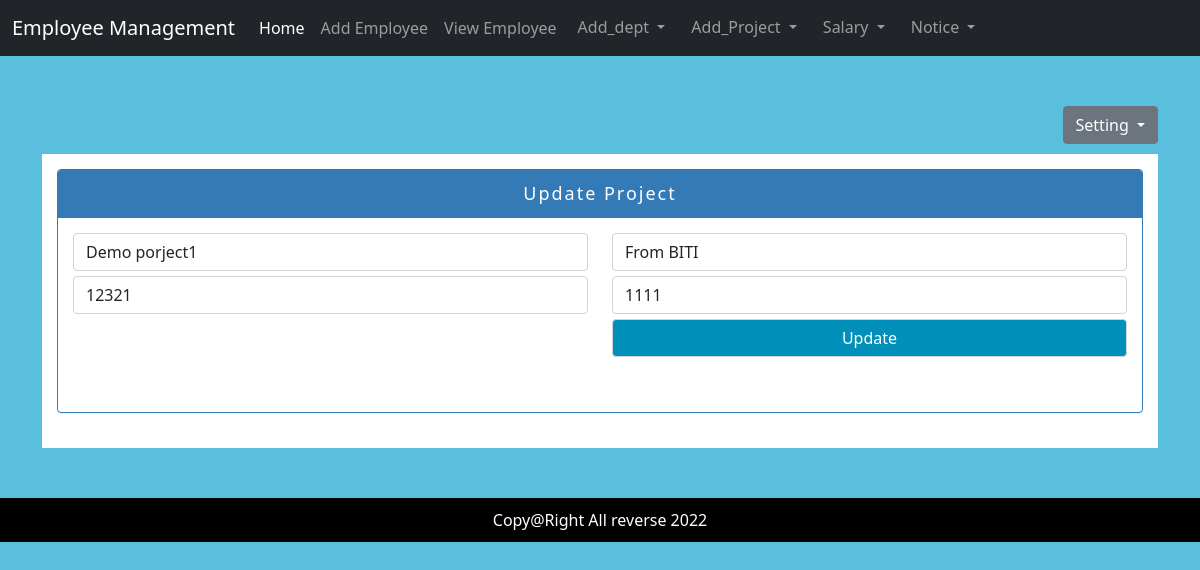
The app's page /updateProject.php?edit=7 (signed in) with its own data.
### tables this page shows
CREATE TABLE `project` (
  `id` int(11) NOT NULL,
  `project_name` varchar(200) NOT NULL,
  `project_id` varchar(200) NOT NULL,
  `project_location` varchar(200) NOT NULL,
  `dept_id` varchar(200) NOT NULL
);

### updateProject.php (the view, shortened to what this page needs)
<?php
  include 'connection/db.php';
?>
<?php include 'inc/header.php' ?>
    <section style="margin-bottom: 10px;" id="">
      <div class="container">
        <div class="deshbord">
          <div class="row">
           <div class="col-md-6">
          </div>
          <div class="col-md-6">
            <div class="Profile">
              <div class="dropdown">
                <button class="btn btn-secondary dropdown-toggle" type="button" id="dropdownMenuButton2" data-bs-toggle="dropdown" aria-expanded="false">
                  Setting
                </button>
              </div>
            </div>
          </div>
        </div>
        </div>
      </div>
    </section>
    <section id="body">
      <div class="container">
        <div class="row">
          <div class="col-md-12">
            <div class="from-1">
               <div class="panel panel-primary">
                  <div class="panel-heading">Update Project</div>
                  <div class="panel-body">
                     <?php
                      if (isset($_GET['edit'])) {
                        $i = $_GET['edit'];
                        $sql4 = "SELECT * FROM project WHERE id = '$i'";
                        $run4 = mysqli_query($cn,$sql4);
                        $row = mysqli_fetch_array($run4);
                  ?>
                    <form action="" method="post">
                    <div class="row">
                  <div class="col-md-6">
                    <input type="text" name="project_name" class="form-control" id="inputEmail4" value="<?php echo $row['project_name']; ?>">
                    <input type="text" name="project_id" class="form-control" id="inputEmail4" value="<?php echo $row['project_id']; ?>">
                  </div>
                  <div class="col-md-6">
                    <input type="text" name="project_location" class="form-control" id="inputEmail4" value="<?php echo $row['project_location']; ?>">
                    <input type="text" name="dept_id" class="form-control" id="inputEmail4" value="<?php echo $row['dept_id']; ?>">
                    <input style="width: 100% !important;" type="submit" name="update" id="login-btn" class="form-control" value="Update">
                    <br>
                  </div>
                </div>
                </form>
              <?php } ?>
              </div>
                  </div>
              </div>
              </div>
            </div>
          </div>
    </section>
    <?php include 'inc/footer.php' ?>

### css/login.css (style rules this page uses)
body { background: #04C582; }

### css/style.css (style rules this page uses)
body { background: #59BFDC !important; }
.deshbord { margin-top: 50px !important; }
.Profile { float: right; }
.deshbord { margin-top: 15px; }
.from-1 { background: white; width: 100%; padding: 15px; margin-bottom: 20px; }
#inputEmail4 { margin-bottom: 5px; }
#login-btn { background: green; color: white; }
#login-btn { background: #0090b9 !important; width: 49% !important; }
.panel-primary { border-color: #337ab7 !important; }
.panel { margin-bottom: 20px; background-color: #fff; border: 1px solid transparent; border-radius: 4px; -webkit-box-shadow: 0 1px 1px rgba(0,0,0,.05); box-shadow: 0 1px 1px rgba(0,0,0,.05); }
.panel-primary>.panel-heading { color: #fff; background-color: #337ab7; border-color: #337ab7; }
.panel-heading { padding: 10px 15px; border-bottom: 1px solid transparent; border-top-left-radius: 3px; border-top-right-radius: 3px; text-align: center; font-size: 18px; letter-spacing: 2px; }
.panel-body { padding: 15px; }

### records on screen
project: project_name "Demo porject1", project_id "12321", project_location "From BITI", dept_id "1111"
